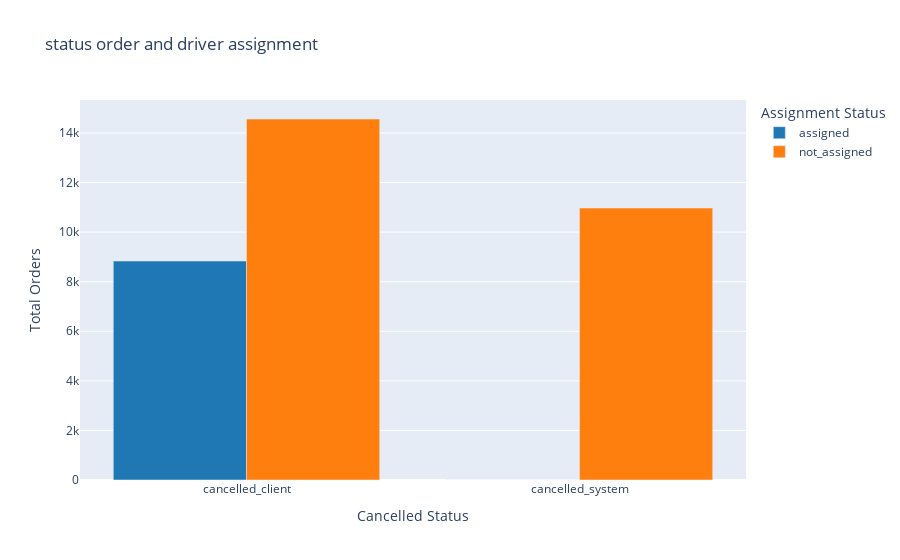

This figure's notebook cell:
### Code cell
fig = px.bar(
    df_grouped,
    x='order_status_txt',         
    y='count',                     
    color='is_driver_assigned_key_txt',  
    barmode='group',               
    title='status order and driver assignment',
    labels={'count': 'N. orders', 'order_status_txt': 'Cancelled status'},
    color_discrete_map={          
        'assigned': '#1f77b4',
        'not_assigned': '#ff7f0e'
    }
)
fig.update_layout(
    legend_title_text='Assignment Status',
    xaxis_title='Cancelled Status',
    yaxis_title='Total Orders',
    hovermode='x unified'
)

fig.show()

### Figure 1 — Plotly figure (JSON) as saved in the notebook; plotly's stock layout.template omitted (floating-point values rounded to 4 significant figures)
{"data": [{"alignmentgroup": "True", "hovertemplate": "is_driver_assigned_key_txt=assigned<br>Cancelled status=%{x}<br>N. orders=%{y}<extra></extra>", "legendgroup": "assigned", "marker": {"color": "#1f77b4", "pattern": {"shape": ""}}, "name": "assigned", "offsetgroup": "assigned", "orientation": "v", "showlegend": true, "textposition": "auto", "type": "bar", "x": ["cancelled_client", "cancelled_system"], "xaxis": "x", "y": [8833, 5], "yaxis": "y"}, {"alignmentgroup": "True", "hovertemplate": "is_driver_assigned_key_txt=not_assigned<br>Cancelled status=%{x}<br>N. orders=%{y}<extra></extra>", "legendgroup": "not_assigned", "marker": {"color": "#ff7f0e", "pattern": {"shape": ""}}, "name": "not_assigned", "offsetgroup": "not_assigned", "orientation": "v", "showlegend": true, "textposition": "auto", "type": "bar", "x": ["cancelled_client", "cancelled_system"], "xaxis": "x", "y": [14564, 10972], "yaxis": "y"}], "layout": {"barmode": "group", "hovermode": "x unified", "legend": {"title": {"text": "Assignment Status"}, "tracegroupgap": 0}, "title": {"text": "status order and driver assignment"}, "xaxis": {"anchor": "y", "domain": [0, 1], "title": {"text": "Cancelled Status"}}, "yaxis": {"anchor": "x", "domain": [0, 1], "title": {"text": "Total Orders"}}}}
